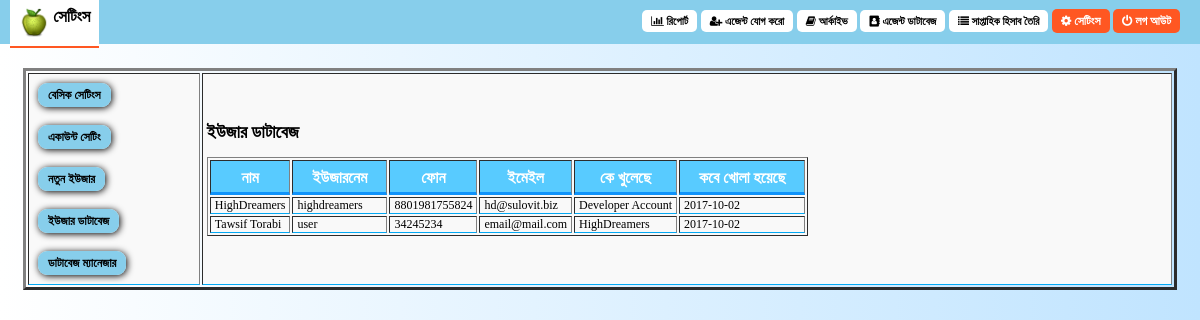
/userdb.php (signed in), run on an earlier commit of the app's database.
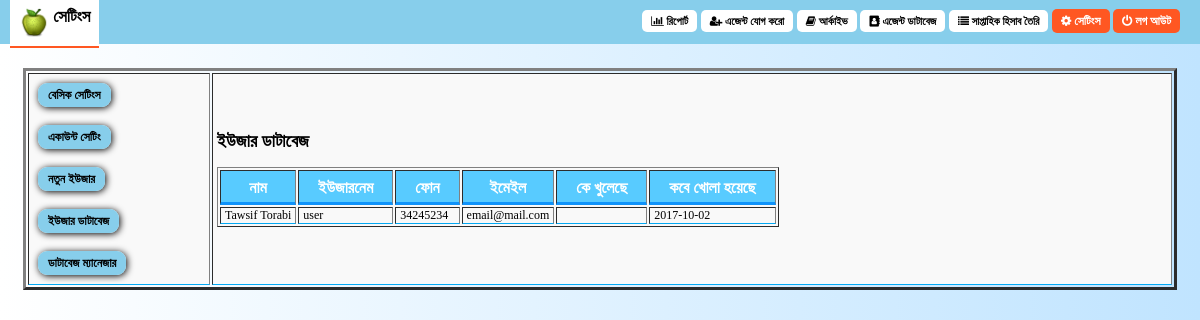
And on a later commit of the database.
### tables this page shows
CREATE TABLE "settings" (
	`id`	INTEGER PRIMARY KEY AUTOINCREMENT,
	`name`	TEXT,
	`value`	TEXT,
	`textvalue`	TEXT
);

CREATE TABLE "users" (
	`id`	INTEGER PRIMARY KEY AUTOINCREMENT,
	`name`	TEXT,
	`username`	TEXT,
	`phone`	TEXT,
	`password`	TEXT,
	`email`	TEXT,
	`whocreated`	TEXT,
	`whencreated`	TEXT,
	`timestamp`	TEXT
);

### userdb.php (the view, shortened to what this page needs)
<?php
if(!isset($_SESSION['loggedin'])){
	echo "<script>window.open('login.php','_self')</script>";
	} else {
?>
<?php
require("connect_db.php");
?>
<html>
	<head>
		<link rel="stylesheet" type="text/css" href="style.css">
		<link href='login.css' rel='stylesheet'/>
	</head>
<body onload="hideloader()">
<div id="nav">
	<span class="nav-left">
		<img src="img/
		<?$logo = $db->query('SELECT * FROM settings where name="logo"')->fetchArray(SQLITE3_ASSOC)['value'];?>
		<? echo $logo; ?>" height="30px" style="vertical-align: text-top;"/> সেটিংস
	</span>
	<p class="nav-right">
		<a class="nav-links" href="index.php"><i class="fa fa-bar-chart" aria-hidden="true"></i> রিপোর্ট</a>
		<a class="nav-links" href="addAgentFast.php"><i class="fa fa-user-plus" aria-hidden="true"></i> এজেন্ট যোগ করো</a>
		<a class="nav-links" href="archive.php"><i class="fa fa-book" aria-hidden="true"></i> আর্কাইভ</a>
		<a class="nav-links" href="agentdb.php"><i class="fa fa-address-book" aria-hidden="true"></i> এজেন্ট ডাটাবেজ</a>
		<a class="nav-links" href="weeklyaccountance.php"><i class="fa fa-list" aria-hidden="true"></i> সাপ্তাহিক হিসাব তৈরি</a>
		<a class="nav-links refresh" href="settings.php"><i class="fa fa-gear" aria-hidden="true"></i> সেটিংস</a>
		<a class="nav-links refresh" href="logout.php"><i class="fa fa-power-off" aria-hidden="true"></i> লগ আউট</a>
	</p>
</div>
<div style="height: 60px"></div>
<table border="3px" width="100%">
	<tr>
		<td valign="top" rowspan="3">
		<a class="settings" href="settings.php#basic">বেসিক সেটিংস</a></br>
		<a class="settings" href="settings.php#accsettings">একাউন্ট সেটিং</a></br>
		<a class="settings" href="settings.php#newuser">নতুন ইউজার </a></br>
		<a class="settings" href="settings.php#">ইউজার ডাটাবেজ</a></br>
		<a class="settings" href="settings.php#dbmanage">ডাটাবেজ ম্যানেজার</a></br>
		</td>
		<td>
		<h2>ইউজার ডাটাবেজ</h2>
		<table border="1">
			<tr>
				<th>নাম</th>
				<th>ইউজারনেম</th>
				<th>ফোন</th>
				<th>ইমেইল</th>
				<th>কে খুলেছে</th>
				<th>কবে খোলা হয়েছে</th>
			</tr>
		<?php
			$sql = "SELECT * from users";
			$result = $db->query($sql);
			while($row = $result->fetchArray(SQLITE3_ASSOC)){
				$creatorid = $row['whocreated'];
				$creatornamequery = "select * from users where id='$creatorid'";
				$row1 = $db->query($creatornamequery)->fetchArray(SQLITE3_ASSOC);
				$creator = $row1['name'];
		?>
			<tr>
				<td><?php echo $row['name']; ?></td>
				<td><?php echo $row['username']; ?></td>
				<td><?php echo $row['phone']; ?></td>
				<td><?php echo $row['email']; ?></td>
				<td><?php if($row['whocreated']=='admin'){echo "Developer Account";} else {echo $creator;} ?></td>
				<td><?php echo $row['whencreated']; ?></td>
			</tr>
		<?php
			}
		?>
		</table>
		</td>
	</tr>
</table>
</body>
</html>
<?php } ?>

### css/style.css (style rules this page uses)
html { font-family: Trebuchet MS; }
body { font-family: Trebuchet MS; font-size: 90%; margin-left: 23px; margin-right: 23px; }
.settings { white-space:nowrap; background: skyblue; margin: 5px; line-height: 42px; padding: 5px 10px; border-radius: 9px; box-shadow: 1px 1px 7px black; text-decoration: none; color: black; font-weight: bold; }
div#nav { color: white; background-color: skyblue; padding: 0px 4px; margin-top: -10px; margin-left: -27px; position: fixed; width: 100%; z-index: 999; }
.nav-links { text-decoration: none; font-weight: bold; color: black; background-color: white; padding: 5px 9px; margin-right: 0px; margin-left: 0px; font-size: 11px; border-radius: 5px; font-family: Trebuchet MS; }
.refresh { color: white; font-size: 12px; background-color: #FF5722; }
.nav-right { text-align: right; margin-right: +20px; float: right; }
.nav-left { text-align: left; margin-left: +10px; background: white; padding: 9px 9px; float: left; height: 30px; margin-bottom: 20px; position: fixed; color: black; font-weight: bold; font-size: 17px; border-bottom: 2px solid #ff5722; }
td { background-color: #f9f9f9; border-bottom: 1px solid #03A9F4; padding: 0px 4px; font-size: 12px; }
th { background-color:#58cbff; border-bottom: 3px solid #0f93fb; padding:5px 19px; padding-top: 8px; color: white; }

### css/login.css (style rules this page uses)
html { background: linear-gradient(to right, white, #c0e4ff); font-family: Trebuchet MS; }

What changed in the data, as far as the page shows it:
removed users: name "HighDreamers", username "highdreamers", phone "8801981755824", email "hd@sulovit.biz", whocreated "Developer Account", whencreated "2017-10-02"
shown differently, row unchanged: users "Tawsif Torabi": users.name "HighDreamers" → (not shown)
